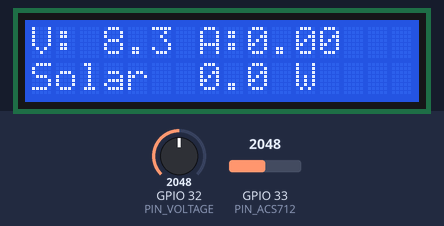
Recording of a sketch running on a simulated ESP32. Parts: 16×2 character LCD. The test bench sets the inputs (shaded band); at power-on: GPIO 32 (PIN_VOLTAGE) = 2048, GPIO 33 (PIN_ACS712) = 2048 (analog values on the 0–4095 scale). What the sketch prints to the serial monitor is not drawn.

Above: at 4.0 s.
4.1 s: GPIO 32 (PIN_VOLTAGE) set to 3935
At 4.6 s:
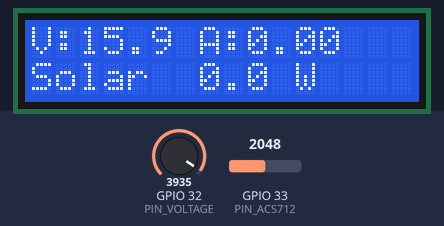
5.7 s: GPIO 32 (PIN_VOLTAGE) set to 4003
At 6.8 s:
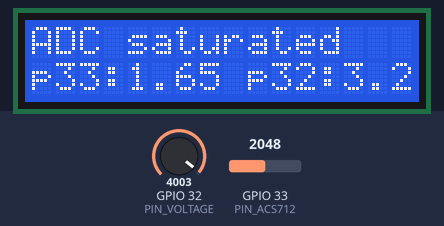
7.4 s: GPIO 33 (PIN_ACS712) set to 2866
At 8.8 s:
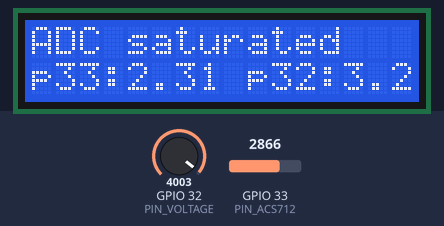
9.1 s: GPIO 33 (PIN_ACS712) set to 3603
At 9.9 s:
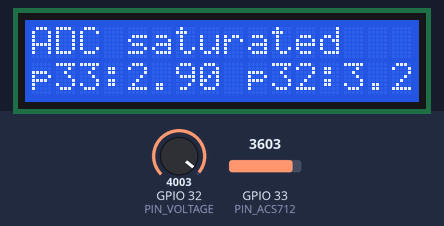
10.8 s: GPIO 32 (PIN_VOLTAGE) set to 4095
At 12.1 s:
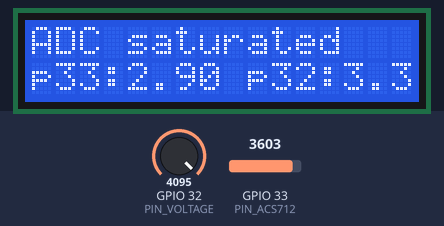
12.6 s: GPIO 33 (PIN_ACS712) set to 4095
At 14.3 s:
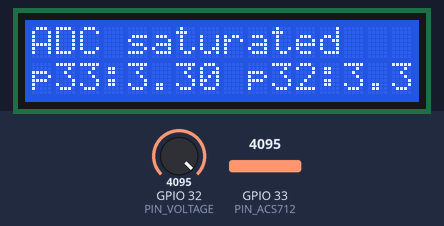
Timing chart, 0 to 15.3 s (numbered marks = the images above; inputs shaded):
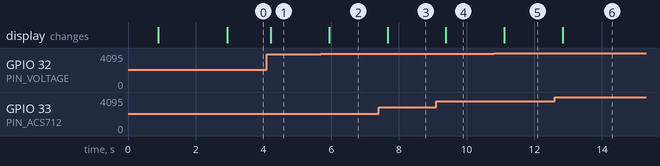

The sketch:

SolarKapitBahay_Solar_LCD.ino
```cpp
/*
 * Solar LCD — pins from Pin Finder: D33=ACS712, D32=divider
 * Fixed zero (no boot calib when pin pegged at 3.3V)
 */

#include <Wire.h>
#include <LiquidCrystal_I2C.h>

#define PIN_ACS712  33
#define PIN_VOLTAGE 32

#define I2C_SDA 21
#define I2C_SCL 22
#define LCD_ADDR 0x27

#define ACS712_ZERO_V    1.65f   // ACS712 VCC on 3.3V (not VIN)
#define ACS712_MV_PER_A  185.0f
#define VOLTAGE_RATIO    5.0f

LiquidCrystal_I2C lcd(LCD_ADDR, 16, 2);

float adcV(int pin) {
  return analogRead(pin) * (3.3f / 4095.0f);
}

void lcd16(int row, const char* s) {
  char b[17];
  snprintf(b, sizeof(b), "%-16s", s);
  lcd.setCursor(0, row);
  lcd.print(b);
}

void setup() {
  Serial.begin(115200);
  delay(800);
  Serial.println("=== Solar LCD D33/D32 ===");

  analogReadResolution(12);
  analogSetAttenuation(ADC_11db);
  Wire.begin(I2C_SDA, I2C_SCL);
  lcd.init();
  lcd.backlight();
  lcd16(0, "ACS712->3.3V");
  lcd16(1, "not VIN");
  delay(2000);
}

void loop() {
  float rawI = adcV(PIN_ACS712);
  float rawV = adcV(PIN_VOLTAGE);
  bool sat = rawI >= 3.2f || rawV >= 3.2f;

  float a = sat ? 0.0f : (rawI - ACS712_ZERO_V) / (ACS712_MV_PER_A / 1000.0f);
  if (a < 0) a = 0;
  float v = rawV * VOLTAGE_RATIO;
  float w = v * a;

  char l1[17], l2[17];
  if (sat) {
    snprintf(l1, sizeof(l1), "ADC saturated");
    snprintf(l2, sizeof(l2), "p33:%4.2f p32:%3.2f", rawI, rawV);
  } else {
    snprintf(l1, sizeof(l1), "V:%4.1f A:%4.2f", v, a);
    snprintf(l2, sizeof(l2), "Solar %4.1f W", w);
  }
  lcd16(0, l1);
  lcd16(1, l2);

  Serial.print("p33=");
  Serial.print(rawI, 3);
  Serial.print(" p32=");
  Serial.print(rawV, 3);
  Serial.print(" A=");
  Serial.print(a, 3);
  Serial.print(" W=");
  Serial.println(w, 2);

  delay(400);
}
```

Measured:
- the behaviour switches between 3970 and 3971 on GPIO 32 (PIN_VOLTAGE) (found by bisection; images 1 and 2)
- after the input at 4.1 s, the display: changes after 0.12 s (image 1)
- after the input at 5.7 s, the display: changes after 0.24 s (image 2)
- after the input at 7.4 s, the display: changes after 0.27 s (image 3)
- after the input at 9.1 s, the display: changes after 0.29 s (image 4)
- after the input at 10.8 s, the display: changes after 0.32 s (image 5)
- after the input at 12.6 s, the display: changes after 0.24 s (image 6)
